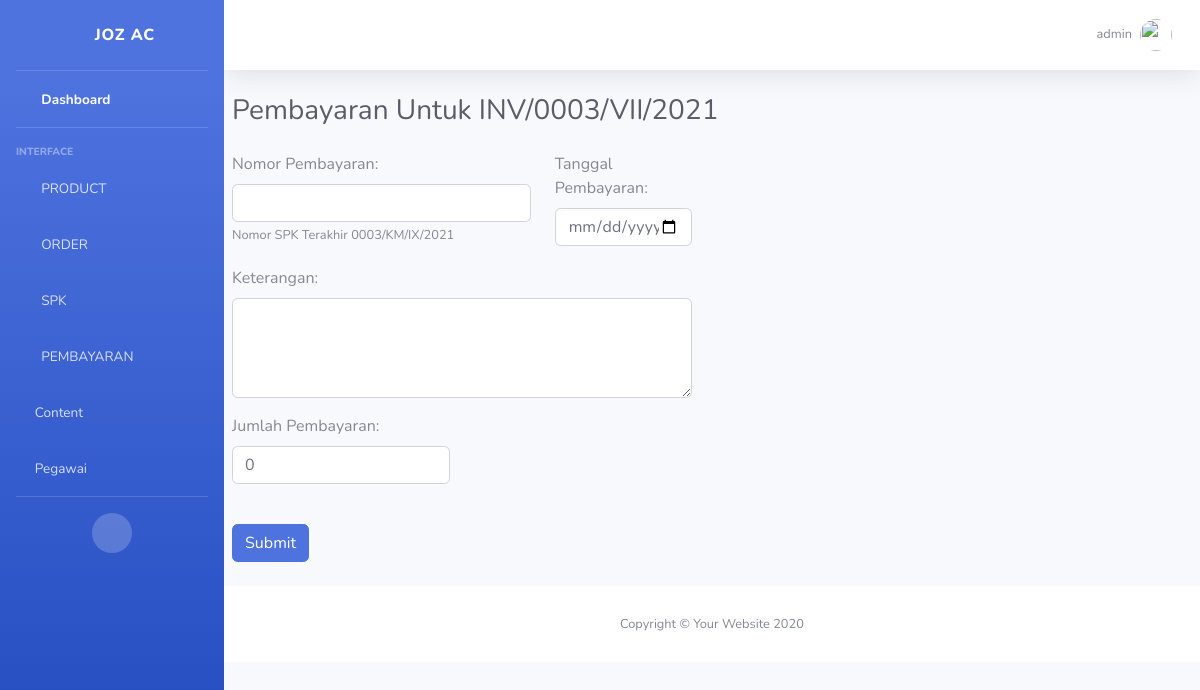
The page /pembayaran/admin/create/inv0003vii2021/ (signed in) on the database its author committed.
### account/models.py (models this page shows)
class Account(AbstractBaseUser, PermissionsMixin):
	jabatanChoice        = [
	('ADMIN','ADMIN'),
	('TEKNISI','TEKNISI'),
	]
	username 	= models.CharField(max_length=20, unique=True)
	jabatan 	= models.CharField(choices=jabatanChoice, max_length=8)
	date_joined = models.DateTimeField(auto_now_add=True)
	last_login 	= models.DateTimeField(auto_now=True)
	is_active = models.BooleanField(default=True)
	is_staff = models.BooleanField(default=True)
	is_superuser = models.BooleanField(default=False)
	is_admin	= models.BooleanField(default=True)
	objects = AccountManage()
	USERNAME_FIELD = 'username'
	REQUIRED_FIELDS = []
	def __str__(self):
		return self.username
	class Meta:
		verbose_name = 'Account'
		verbose_name_plural = 'Account'

### pesanan/models.py (models this page shows, shortened)
class InvoiceModel(models.Model):
    statusChoise = [
    ('LUNAS','LUNAS'),
    ('BELUM', 'BELUM LUNAS'),
    ]
    Invoice             = models.CharField(max_length=20, verbose_name='Nomor Invoice')
    clientINV           = models.OneToOneField(ClientModel, blank=True, null=True, related_name='InvoiceClient', verbose_name='Invoice Client', on_delete=models.SET_NULL)
    statusPembayaran    = models.CharField(choices=statusChoise, max_length=20, default='BELUM')
    Keterangan          = models.TextField()
    tanggal			    = models.DateField(auto_now=True, editable=False, verbose_name='Tanggal')
    totalInvoice	    = models.PositiveIntegerField(default=0, verbose_name='Total Pembayaran')
    slug_Invoice	    = models.SlugField()
    class Meta:
        verbose_name='Invoice'
        verbose_name_plural='Invoice'

### pembayaran/models.py (models this page shows, shortened)
class pembayaranModel(models.Model):
    no_pembayaran       = models.CharField(max_length=30, verbose_name='Nomor Pembayaran')
    tgl_input           = models.DateField(auto_now=True, verbose_name='Tanggal Input')
    invoice             = models.ForeignKey(InvoiceModel, on_delete=models.SET_NULL, related_name='payment', null=True)
    admin               = models.ForeignKey(settings.AUTH_USER_MODEL, on_delete=models.DO_NOTHING, related_name='admin')
    jumlah              = models.PositiveIntegerField(default=0, verbose_name='Jumlah Pembayaran')
    keterangan          = models.TextField()
    tgl_pembayaran      = models.DateField(verbose_name='Tanggal Pembayaran')
    slug_pembayaran     = models.SlugField()
    class Meta:
        verbose_name='Pembayaran'
        verbose_name_plural='Pembayaran'

### pembayaran/views.py (the view, shortened to what this page needs)
# urls.py: path('admin/create/<slug:slug>/', SPK_Create.as_view(), name='create'),
class create(LoginRequiredMixin, CreateView):
	login_url = reverse_lazy('account:login')
	model = pembayaranModel
	template_name = 'pembayaran/create.html'
	success_url = reverse_lazy('pembayaran:list')
	form_class = pembayaranForm
	slug_field = 'slug_pembayaran'
	slug_url_kwarg = 'slug'
	def get_initial(self):
		print(self.kwargs['slug'])
		invoice = InvoiceModel.objects.get(slug_Invoice=self.kwargs['slug'])
		return {'admin':self.request.user,
		'invoice':invoice}
	def get_context_data(self, **kwargs):
	    context = super().get_context_data(**kwargs)
	    context['lastPayment'] = self.model.objects.all().last()
	    context['invoice'] = InvoiceModel.objects.get(slug_Invoice=self.kwargs['slug'])
	    return context

### pembayaran/forms.py
class pembayaranForm(forms.ModelForm):
    class Meta:
        model = pembayaranModel
        fields = ('no_pembayaran', 'jumlah', 'keterangan', 'tgl_pembayaran', 'admin', 'invoice')
        widgets={
            'no_pembayaran':forms.TextInput(attrs={
                'class':"form-control",
                'onchange':"KM_Value(this.value)",
                }),
            'keterangan': forms.Textarea(attrs={
                'class':"form-control",
                'style': 'height: 100px',
                }),
            'tgl_pembayaran':forms.DateInput(attrs={
                'class':"datepicker form-control",
                'type':"date"
                }),
            'jumlah':forms.NumberInput(attrs={
                'class':"form-control",
                }),
            'admin':forms.HiddenInput(),
            'invoice':forms.HiddenInput(),
        }

### pembayaran/templates/pembayaran/create.html (shortened to what this page needs)
{% extends "admin/base_admin.html" %}
{% load static %}
{% block Content %}
<div class="container-fluid pr-auto pl-2">
	<div class="d-sm-flex align-items-center justify-content-between mb-4">
        <h1 class="h3 mb-0 text-gray-800">Pembayaran Untuk {{invoice.Invoice}}</h1>
    </div>
    <form method="post" autocomplete="off">
	    <div class="row">
	    	<div class="col-md-4 mb-3">
				{{form.no_pembayaran.label_tag}}
				{{form.no_pembayaran}}
				<small id="id_no_Pembayaran" class="form-text text-muted">Nomor SPK Terakhir {{lastPayment.no_pembayaran}}</small>
			</div>
			<div class="col-sm-2 mb-3">
    			{{form.tgl_pembayaran.label_tag}}
    			{{form.tgl_pembayaran}}
    		</div>
	  	</div>
	  	<div class="row">
	  		<div class="col-sm-6 mb-3">
    			{{form.keterangan.label_tag}}
    			{{form.keterangan}}
    		</div>
	  	</div>
	  	<div class="row">
	  		<div class="col-sm-3 mb-3">
    			{{form.jumlah.label_tag}}
    			{{form.jumlah}}
    		</div>
	  	</div>
    	<button type="submit" class="btn btn-primary my-4">Submit</button>
    </form>
</div>
{% endblock Content %}

### templates/admin/include/topBar.html (shortened to what this page needs)
{% load static %}
                <nav class="navbar navbar-expand navbar-light bg-white topbar mb-4 static-top shadow">
                    <ul class="navbar-nav ml-auto">
                        <li class="nav-item dropdown no-arrow">
                            <a class="nav-link dropdown-toggle" href="#" id="userDropdown" role="button"
                                data-toggle="dropdown" aria-haspopup="true" aria-expanded="false">
                                <span class="mr-2 d-none d-lg-inline text-gray-600 small">{{request.user}}</span>
                                <img class="img-profile rounded-circle" src="{% static "img/undraw_profile.svg" %}">
                            </a>
                        </li>
                    </ul>
                </nav>

### rows shown on the page
Account: user "admin"
InvoiceModel: Invoice "INV/0003/VII/2021"
pembayaranModel: no_pembayaran "0003/KM/IX/2021"
